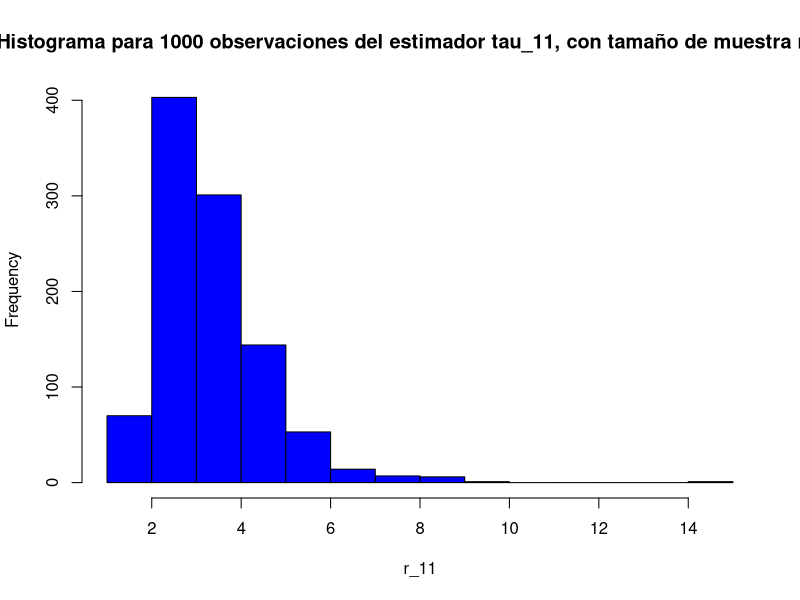
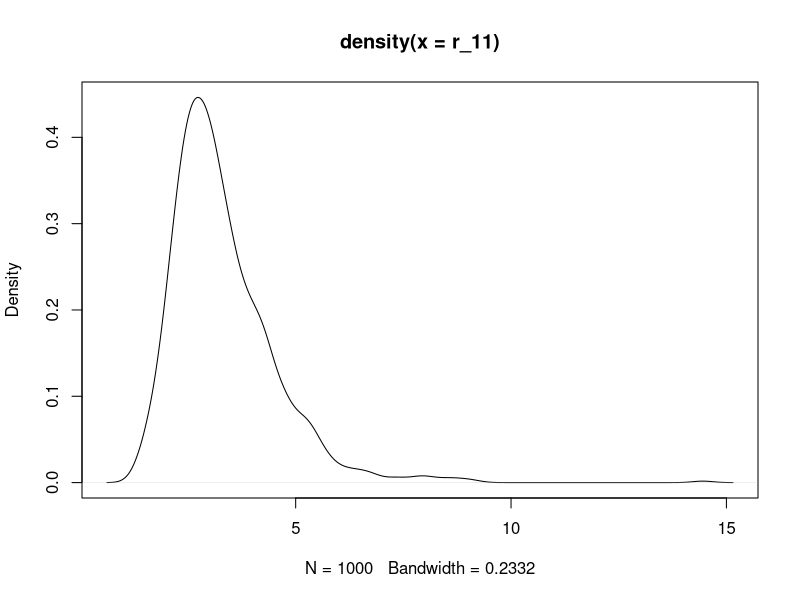
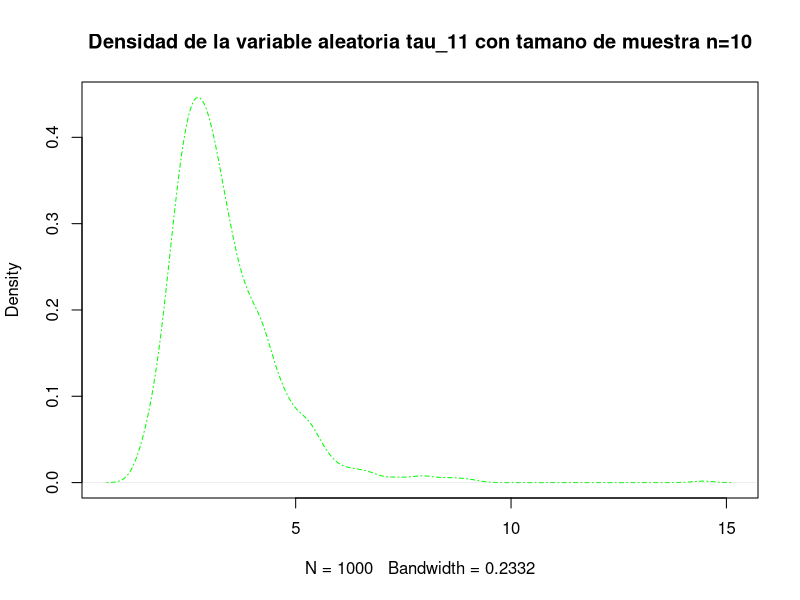
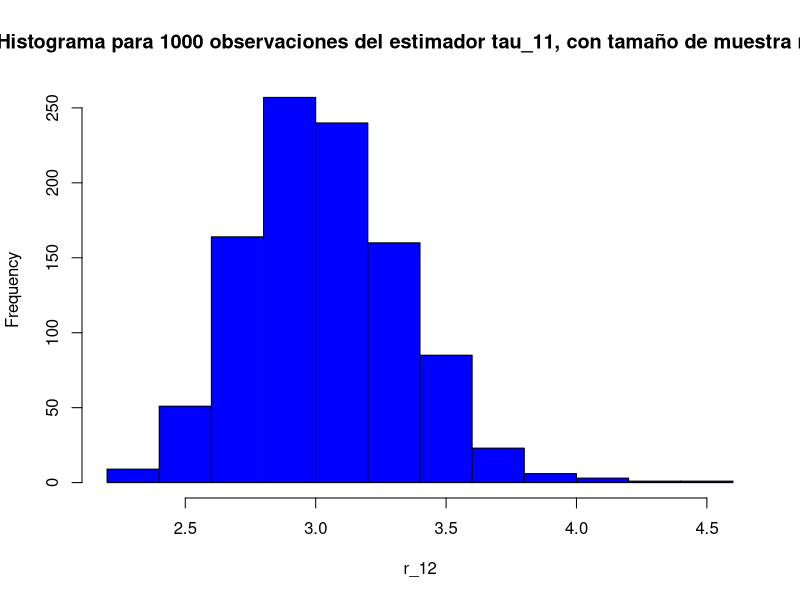
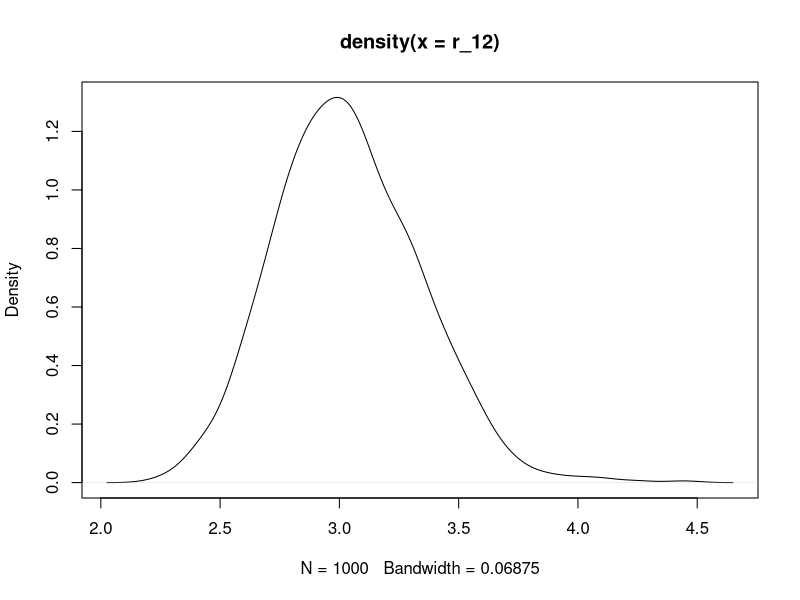
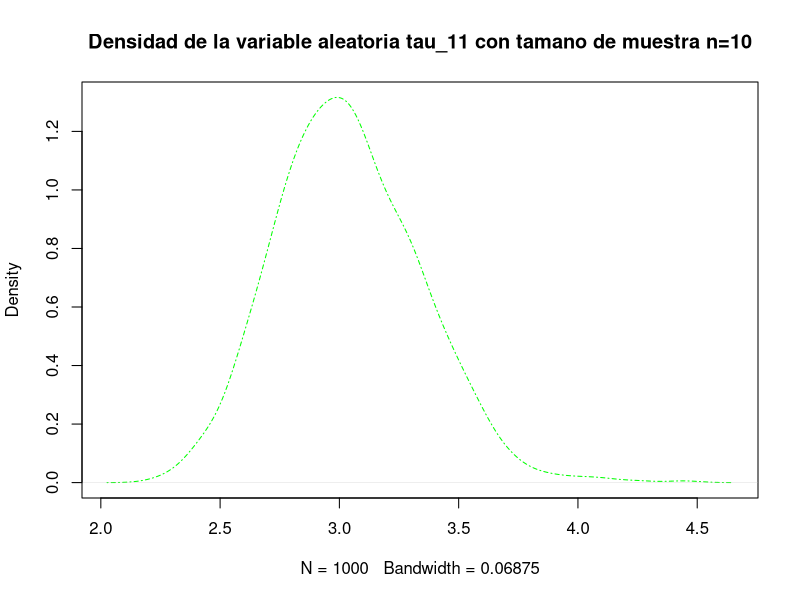
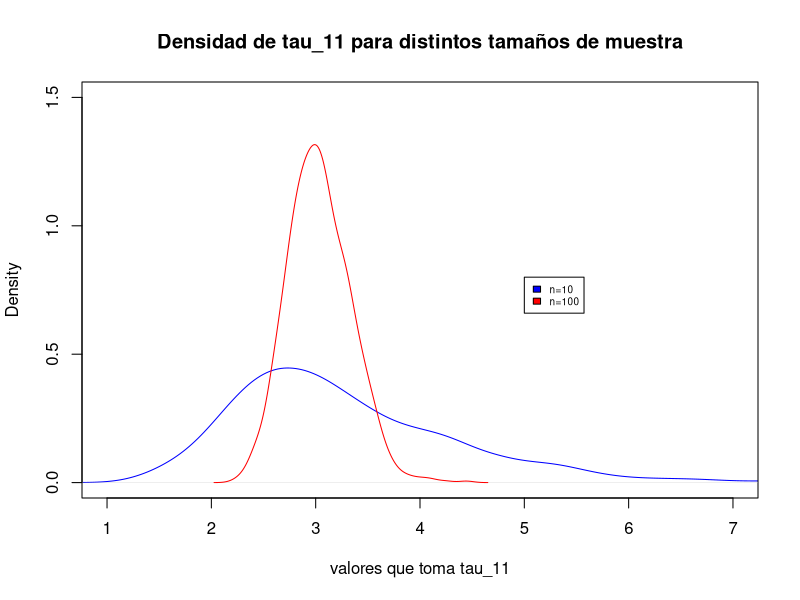
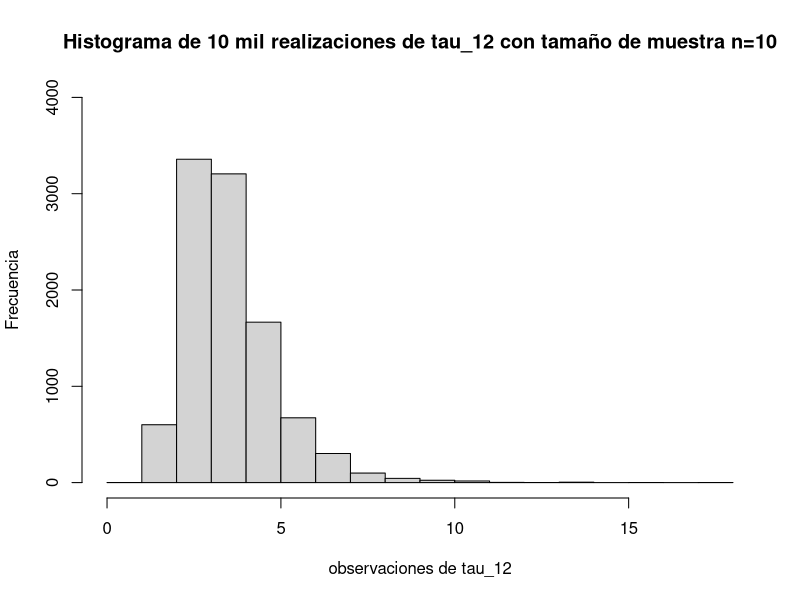

Reproduce these figures in R, in order.
#estimadores de theta
#vamos a hacer simulaciones para n=10, n=100. Tomamos theta=3
getwd()
#t11=1/xbarra
#n=10
#vamos a hacer histogramas y densidades
help(rexp)
rexp(n=2, rate=3)
#vamos a hacer mil simulaciones (realizaciones) para cada estimador para cada tamaño de muestra utilizado
n=10
r_11=1:1000
for(i in 1:1000){
  sim=rexp(n,rate=3) #generamos una observacion de nuestra muestra aleatoria de tamano n
  obs=1/mean(sim) #obtenemos una observacion de nuestra estadistica (estimador de theta) tau_11
  r_11[i]<-obs
}
hist(r_11, main='Histograma para 1000 observaciones del estimador tau_11, con tamaño de muestra n=10', col='blue')
#notamos que se concentra bastante el histograma en una vecindad de 3, que es theta, el parametro que queremos estimar
plot(density(r_11), lty=1)
plot(density(r_11), lty=4, col='green', main='Densidad de la variable aleatoria tau_11 con tamano de muestra n=10')
#media
mean(r_11)
#
#
#n=100, tau_11
n=100
r_12=1:1000
for(i in 1:1000){
  sim=rexp(n,rate=3) #generamos una observacion de nuestra muestra aleatoria de tamano n
  obs=1/mean(sim) #obtenemos una observacion de nuestra estadistica (estimador de theta) tau_11
  r_12[i]<-obs
}
hist(r_12, main='Histograma para 1000 observaciones del estimador tau_11, con tamaño de muestra n=10', col='blue')
#notamos que se concentra bastante el histograma en una vecindad de 3, que es theta, el parametro que queremos estimar
plot(density(r_12), lty=1)
plot(density(r_12), lty=4, col='green', main='Densidad de la variable aleatoria tau_11 con tamano de muestra n=10')
#media
mean(r_12)
#
#ahora two figures in one plot
plot(density(r_11), col='blue', main="Densidad de tau_11 para distintos tamaños de muestra", xlim=c(1,7),ylim=c(0,1.5), xlab='valores que toma tau_11')
lines(density(r_12), col='red')
legend(5,0.8, fill=c('blue','red') , c('n=10', "n=100"), cex=0.6 ) #las primeras entradas son las coordenadas donde queremos colocar la leyenda , tambien se puede poner tipo 'topright'
#observacion: estas densidades se constuyeron a partir de mil observaciones de cada estimador, notamos que no son tan suaves y son un poco deformes justo porque 
#mil observaciones no son tantas. Si hicieramos unas 10mil realizaciones de cada estimador para constuir su distribucion de muestreo
#entonces quiza tendriamos lineas mas suaves
#ahora vamos con nuestro segundo estimador de theta, tau12
#n=10
n=10
r_21=1:10000 #generamos vector donde guardaremos las realizaciones de tau12. #aqui si hagamos 10mil realizaciones
for(j in 1:10000){
  simulado=rexp(n, rate=3)
  cuadra=simulado^2 #es un vector en el que cada realizacion se eleva al cuadrado
  tau12=sqrt(2)/sqrt(sum(cuadra)/n)
  r_21[j]=tau12
}
hist(r_21, main='Histograma de 10 mil realizaciones de tau_12 con tamaño de muestra n=10', xlab='observaciones de tau_12', ylab='Frecuencia', ylim=c(0,4000))
plot(density(r_21), main='Densidades de tau_12 construidas a partir de 10 mil realizaciones de tau_12 con distintos tamaños de muestra(n)', col='orange', ylim=c(0,1.5), xlab='valores que toma tau_12')
#n=100
n=100
r_22=1:10000 #generamos vector donde guardaremos las realizaciones de tau12. #aqui si hagamos 10mil realizaciones
for(j in 1:10000){
  simulado=rexp(n, rate=3)
  cuadra=simulado^2 #es un vector en el que cada realizacion se eleva al cuadrado
  tau12=sqrt(2)/sqrt(sum(cuadra)/n)
  r_22[j]=tau12
}
lines(density(r_22), col='green3')
legend(6,0.5, fill=c('orange','green3'), c('n=10', "n=100"))
#
#plot comparativo
#
#tau11
n=10
r_11=1:10000
for(i in 1:10000){
  sim=rexp(n,rate=3) #generamos una observacion de nuestra muestra aleatoria de tamano n
  obs=1/mean(sim) #obtenemos una observacion de nuestra estadistica (estimador de theta) tau_11
  r_11[i]<-obs
}
plot(density(r_11), main='Densidades de distintos estimadores de theta con \n tamaño de muestra n=10, construidas a partir de 10 mil observaciones de cada estimador respectivamente', col='blue', xlab='valores observados', ylab='valor de la función de densidad')
r_21=1:10000 #generamos vector donde guardaremos las realizaciones de tau12. #aqui si hagamos 10mil realizaciones
for(j in 1:10000){
  simulado=rexp(n, rate=3)
  cuadra=simulado^2 #es un vector en el que cada realizacion se eleva al cuadrado
  tau12=sqrt(2)/sqrt(sum(cuadra)/n)
  r_21[j]=tau12
}
lines(density(r_21), col='black')
legend(5,0.3, fill=c('blue', 'black'), c('tau_11', 'tau_12'), cex=0.7, title='Estimadores de theta') #cex sirve para ajustar el tamaño de la leyenda ES MUY UTIL
#title es para ponerle titulo a la leyenda
#observacion: tau_11 acumula mas probabilidad en una vecindad de 3 por lo que es mejor estimador, en ese sentido
#comparemos el sesgo
mean(r_11)
mean(r_21)
#comparemos la varianza
var(r_11)
var(r_21)
?var
#concluimos que es mejor estimador tau_11 que tau_12 pues su sesgo es menor(se acerca mas al parametro que queremos estimar)
#y tiene menor varianza
#Nota: estas conclusiones pueden variar dependiendo de las observaciones obtenidas cada vez que corramos el codigo, pero en general asi son
#para tener todo el analisis en un mismo canal puede servir la fucion set.seed de R
#https://r-coder.com/fijar-semilla-r/ explica mas issues sobre el tema
#c aux
c=c(1,2,3)
c^2 #escupe un vector con cada entrada elevada al cuadrado. Esto es una chulada de R. Ya no es necesario construir un vector asi con un for
#
#
#ahora vamos con tau2(theta)=F(x|theta)
#comenzamos con tau_21
n=10 #tamano de muestras 
x=seq(0,2,1/100) #formamos particion del intervalo [0,2], con subintervalos de longitud 0.01
k=length(x)
k
simula=1:10 #aqui guardamos realizacion de nuestra estadistica en la cual se basa el estimador de tau2
for(j in 1:10){
  simula[j]=mean(rexp(n, rate=3))
}
f<-matrix(nrow=201,ncol=10) #aqui guardaremos los vectores que contienen los puntos a plotear, a partir de las 10 realizaciones de la estadistica
print(f) 
for(j in 1:10){
  for(i in 1:201){
    f[i,j]=1-exp(-x[i]/simula[j])
  }
}

plot(x,1-exp(-3*x), type='l',lty=1,lwd=5, col='red', main='Aproximaciones a la función de distribución exponencial\n usando el estimador tau_21 \n en el intervalo [0,2], n=10 tamaño de muestra', xlab='valores de x', ylab='y') #es la funcion de distrib excata que queremos aproximar
for (j in 1:10){
  lines(x, f[,j], type="l", col='gray')
}
legend(1,0.4, fill=c('red','gray'), c('distribución real', 'aproximaciones'))
help(plot)
#
n=100
simula=1:10 #aqui guardamos realizacion de nuestra estadistica en la cual se basa el estimador de tau2
for(j in 1:10){
  simula[j]=mean(rexp(n, rate=3))
}
f<-matrix(nrow=201,ncol=10) #aqui guardaremos los vectores que contienen los puntos a plotear, a partir de las 10 realizaciones de la estadistica
print(f) 
for(j in 1:10){
  for(i in 1:201){
    f[i,j]=1-exp(-x[i]/simula[j])
  }
}

plot(x,1-exp(-3*x), type='l',lty=1,lwd=5, col='green4', main='Aproximaciones a la función de distribución exponencial\n usando el estimador tau_21 \n en el intervalo [0,2], n=100 tamaño de muestra', xlab='valores de x', ylab='y') #es la funcion de distrib excata que queremos aproximar
for (j in 1:10){
  lines(x, f[,j], type="l", col='gray')
}
legend(1,0.4, fill=c('green4','gray'), c('distribución exacta', 'aproximaciones'))
#ahora vamos con la func de distribucion empirica
x=seq(0,2,1/100) #formamos particion del intervalo [0,2], con subintervalos de longitud 0.01
k=length(x)
k
x
aproximaciones=matrix(nrow=k,ncol=10) #aqui  guardaremos 10 simulaciones de la func de distribucion empirica en el intervalo [0,2]
aproximaciones
#si quisieramos llenarla de ceros inicialmente:
for(i in 1:k){
  for(j in 1:10){
    aproximaciones[i,j]<-0
  }
}
aproximaciones
n=10
for(q in 1:10){ 
  simulacion=rexp(n,rate=3)
  for(w in 2:k){ #podemos inicializar en 2, pues sabemos que ninguna Xi en la m.a. sera menor a cero
    empiric<-0
    for(z in 1:n){
      if(simulacion[z]<=x[w]){
        empiric<-empiric+1
      }
    }
    empiric=empiric/n
    aproximaciones[w,q]<-empiric
  }
}
plot(x,1-exp(-3*x), col='red',type='l', lwd=5, main='Simulaciones de función de distribucion empírica \n con muestras aleatorias de tamaño n=10', xlab='x', ylab='F(x)')
for(j in 1:10){
  lines(x, aproximaciones[,j], col='black', lwd=1, type='l')
}
legend(1.1,0.4, fill=c('black',"red"), c('Simulaciones de función \n de distribución empirica','Función de distribucion de v.a. Exp(3)'), cex=0.9)
aproximaciones[,2]
simulacion

n=100
for(q in 1:10){ 
  simulacion=rexp(n,rate=3)
  for(w in 2:k){ #podemos inicializar en 2, pues sabemos que ninguna Xi en la m.a. sera menor a cero
    empiric<-0
    for(z in 1:n){
      if(simulacion[z]<=x[w]){
        empiric<-empiric+1
      }
    }
    empiric=empiric/n
    aproximaciones[w,q]<-empiric
  }
}
plot(x,1-exp(-3*x), col='red',type='l', lwd=5, main='Simulaciones de función de distribucion empírica \n con muestras aleatorias de tamaño n=100', xlab='x', ylab='F(x)')
for(j in 1:10){
  lines(x, aproximaciones[,j], col='black', lwd=1)
}
legend(1.3,0.4, fill=c('black',"red"), c('Simulaciones de función \n de distribución empirica','Función de distribucion de v.a. Exp(3)'), cex=0.7)
